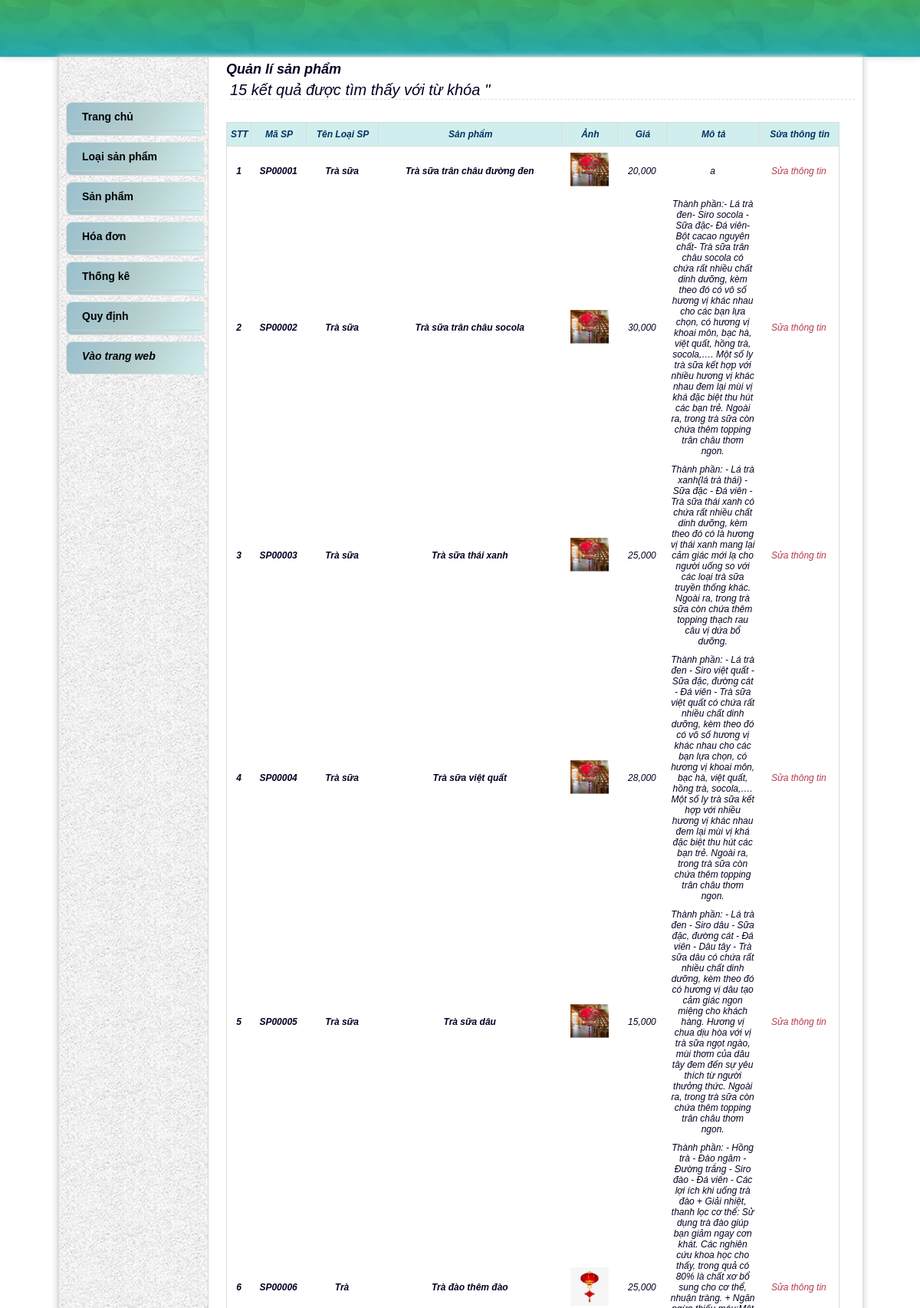
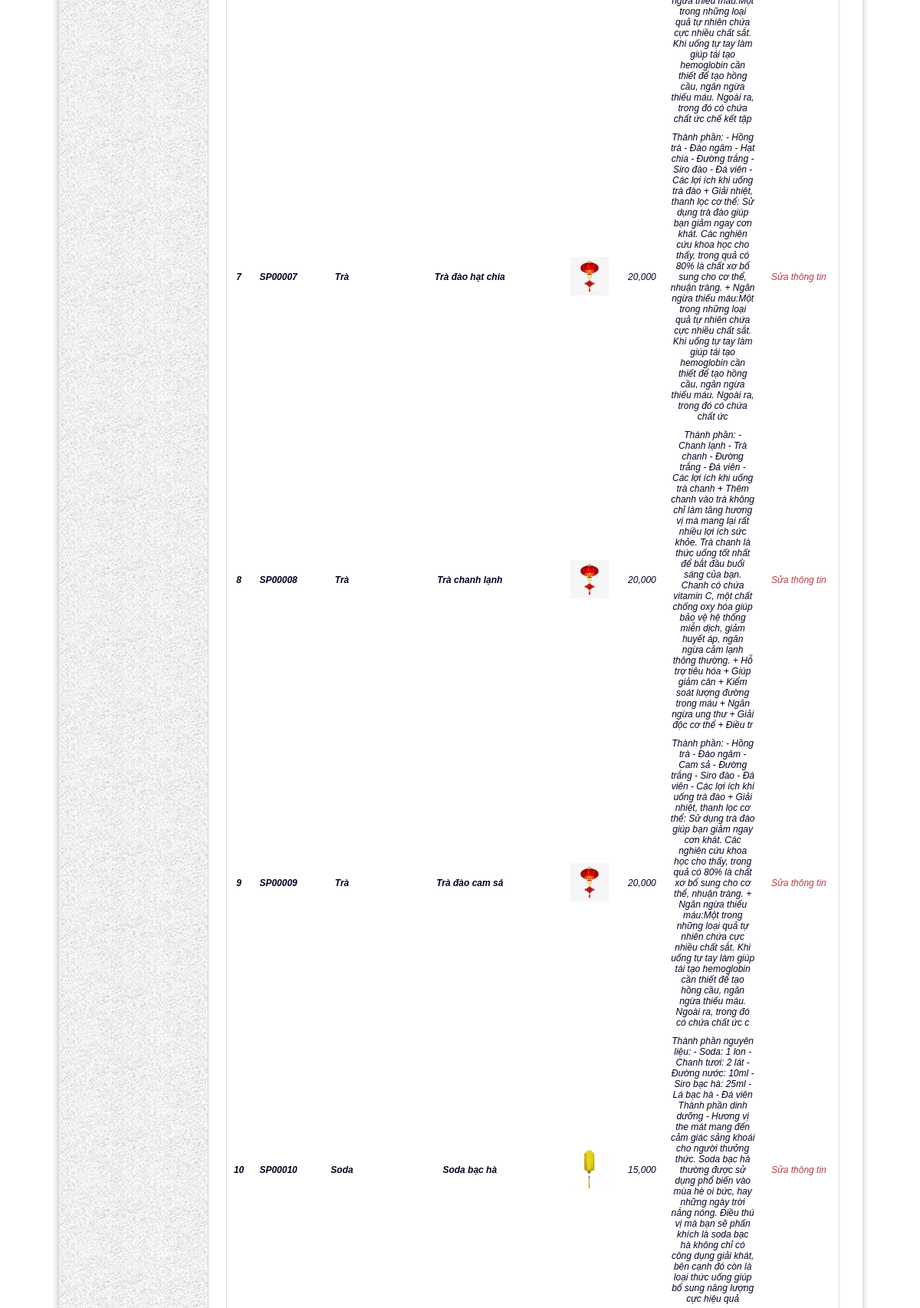
Screenshot of /SourceCode/Front_end/Web/admin/timkiemSanPham.php (upper part) with the database file from the repository (2 pictures, top to bottom).
### tables this page shows
CREATE TABLE `sanpham` (
  `MaSP` varchar(7) NOT NULL,
  `MaLoaiSP` varchar(7) DEFAULT NULL,
  `TenSP` varchar(40) DEFAULT NULL,
  `HinhAnh` varchar(150) DEFAULT NULL,
  `Gia` int(11) DEFAULT NULL,
  `MoTa` varchar(500) NOT NULL
);

CREATE TABLE `loaisanpham` (
  `MaLoaiSP` varchar(7) NOT NULL,
  `TenLoaiSP` varchar(40) DEFAULT NULL,
  `HinhAnh` varchar(100) NOT NULL
);

### SourceCode/Front_end/Web/admin/model/sanpham.php (called while the page is built, shortened)
<?php
    function search_sanpham($search) {
        $conn = connect();
        $sql1 = "select * from sanpham  as sp, loaisanpham as lsp where sp.MaLoaiSP= lsp.MaLoaiSP and ( masp like '%".$search."%' or tensp like '%".$search."%' or mota like '%".$search."%' or gia like '%".$search."%' or TenLoaiSP like '%".$search."%')";
        $result = mysqli_query($conn,$sql1) or die('<p>Không thể thực thi câu truy vấn.</p>');
        return $result;
    }
?>

### SourceCode/Front_end/Web/admin/timkiemSanPham.php (the view, shortened to what this page needs)
<!DOCTYPE html>
<html>
<head>
        <c:set var="root" value="${pageContext.request.contextPath}"/>
        <link href="css/mos-style.css" rel='stylesheet'type='text/css' />
</head>
<body>
    <?php include "parts/header.php"?>
    <div id="wrapper">
        <?php include "parts/menu.php"?>
        <div id="rightContent">
        <h2>Quản lí sản phẩm</h2>
        <?php require_once(__DIR__."\model\sanpham.php");?>
        <?php $keyword= $_GET['keyword'];
             $list_sanpham = search_sanpham($keyword) ;
             $search = isset($keyword)?$keyword:'';
        $num = mysqli_num_rows(search_sanpham($search));
        if ($num>0) { ?>
            <h3><?php echo $num ?> kết quả được tìm thấy với từ khóa '<?php echo $keyword ?>'</h3><br>
            <table class='data' id = 'sanphamTables'>
             <tr class='data'>
                <th  class='data'width='30px'>STT</th>
                <th class='data'id = "masp">Mã SP</th>
                <th class='data'>Tên Loại SP</th>
                <th class='data'>Sản phẩm</th>
                <th class='data'>Ảnh</th>
                <th class='data'>Giá</th>
                <th class='data'>Mô tả</th>
                <th class='data'>Sửa thông tin</th>
            </tr>
                <?php $i=0 ; ?>
                <?php while ($sanpham= mysqli_fetch_array($list_sanpham)){ ?>
                    <tr >
                        <?php $i= $i +1; ?>
                        <td ><h4 ><?php echo $i; ?></h4></td>
                        <td ><h4 ><?php echo $sanpham['MaSP']; ?></h4></td>
                        <td ><h4 ><?php echo $sanpham['TenLoaiSP'] ?></h4></td>
                        <td >
                            <h4 ><?php echo $sanpham['TenSP']; ?></h4>
                        </td>
                        <?php $img = $sanpham['HinhAnh']; ?>
                        <td><?php echo '<img src="img/product-img/' .$img. '?time=' . time() . '" style="max-width:50px;" />'; ?></td>
                        <td ><?php echo $sanpham ? number_format($sanpham['Gia'],0,',',',') : 0; ?></td>
                        <td style="width: 15%" name = 'mota'><?php echo $sanpham['MoTa'] ?></td>
                        <td >
                            <a href="suaSanPham.php?masp=<?php echo $sanpham['MaSP']; ?>">Sửa thông tin</a>
                        </td>
                    </tr>
                <?php } ?>
            </table>
            <?php }
            else {?>
                   <h3>Không tìm thấy bất kì sản phẩm nào với từ khóa '<?php echo $keyword ?>'</h3>
            <?PHP } ?>
        </div>
        <?php include "parts/footer.php"?>
        </div>
    </body>
</html>

### SourceCode/Front_end/Web/admin/css/mos-style.css (style rules this page uses)
body { background: url(../images/latar.jpg); margin: 0; padding: 0; font-family: Arial; font-size: 12px; color: #2e2e2e; text-align: center; }
img { border: none; }
a { color: #527e19; text-decoration: none; }
table { border:none;font-size: 12px; }
td { border:none; padding: 5px; }
table.data { border: 1px solid #dcdcdc; margin: 10px 0px 20px 0px; width: 97%; border-collapse: collapse;font-size: 12px; text-align: center; }
th.data { padding: 8px 4px 8px 4px;border: 1.5px solid #dcdcdc; background-color:#D1EEEE ;text-shadow: 1px 0px #003362;color:#0000; }
tr.data { background: #fff }
#wrapper { width: 1050px; padding: 0px 0 0 0; position: relative; border-left: 1px solid #dcdcdc; border-right: 1px solid #dcdcdc; border-bottom: 1px solid #dcdcdc; float: center; margin: auto; text-align: center; background: #fff url(../img/bg_kiri.png) repeat-y; -moz-box-shadow: 0px 0px 8px #dcdcdc; -webkit-box-shadow: 0px 0px 8px #dcdcdc; }
#rightContent { width: 835px; padding: 5px; float: right; border-left: 0px solid #dcdcdc; text-align: left; color: #000022; }
#rightContent h3 { font-size: 20px; font-weight: normal; padding: 0; margin: 5px; border-bottom: 1px dashed #dcdcdc; }

### SourceCode/Front_end/Web/admin/parts/menu.php (style rules this page uses)
* { margin: 0; padding: 0; -webkit-box-sizing: border-box; -moz-box-sizing: border-box; box-sizing: border-box; }
a { color: #b63b4d; text-decoration: none; }

### rows the page displays
sanpham: MaSP "SP00001", MaLoaiSP.TenLoaiSP "Trà sữa", TenSP "Trà sữa trân châu đường đen", MaLoaiSP.HinhAnh (picture), Gia "20,000", MoTa "a"
sanpham: MaSP "SP00002", MaLoaiSP.TenLoaiSP "Trà sữa", TenSP "Trà sữa trân châu socola", MaLoaiSP.HinhAnh (picture), Gia "30,000", MoTa "Thành phần:- Lá trà đen- Siro socola - Sữa đặc- Đá viên- Bột cacao nguyên chất- Trà sữa trân châu socola có chứa rất nhiều chất dinh dưỡng, kèm theo đó có vô số hương vị khác nhau cho các bạn lựa chọn, có hương vị khoai môn, bạc hà, việt quất, hồng trà, socola,…. Một số ly trà sữa kết hợp với nhiều hương vị khác nhau đem lại mùi vị khá đặc biệt thu hút các bạn trẻ. Ngoài ra, trong trà sữa còn chứa thêm topping trân châu thơm ngon."
sanpham: MaSP "SP00003", MaLoaiSP.TenLoaiSP "Trà sữa", TenSP "Trà sữa thái xanh", MaLoaiSP.HinhAnh (picture), Gia "25,000", MoTa "Thành phần: - Lá trà xanh(lá trà thái) - Sữa đặc - Đá viên - Trà sữa thái xanh có chứa rất nhiều chất dinh dưỡng, kèm theo đó có là hương vị thái xanh mang lại cảm giác mới lạ cho người uống so với các loại trà sữa truyền thống khác. Ngoài ra, trong trà sữa còn chứa thêm topping thạch rau câu vị dứa bổ dưỡng."
sanpham: MaSP "SP00004", MaLoaiSP.TenLoaiSP "Trà sữa", TenSP "Trà sữa việt quất", MaLoaiSP.HinhAnh (picture), Gia "28,000", MoTa "Thành phần: - Lá trà đen - Siro việt quất - Sữa đặc, đường cát - Đá viên - Trà sữa việt quất có chứa rất nhiều chất dinh dưỡng, kèm theo đó có vô số hương vị khác nhau cho các bạn lựa chọn, có hương vị khoai môn, bạc hà, việt quất, hồng trà, socola,…. Một số ly trà sữa kết hợp với nhiều hương vị khác nhau đem lại mùi vị khá đặc biệt thu hút các bạn trẻ. Ngoài ra, trong trà sữa còn chứa thêm topping trân châu thơm ngon."
sanpham: MaSP "SP00005", MaLoaiSP.TenLoaiSP "Trà sữa", TenSP "Trà sữa dâu", MaLoaiSP.HinhAnh (picture), Gia "15,000", MoTa "Thành phần: - Lá trà đen - Siro dâu - Sữa đặc, đường cát - Đá viên - Dâu tây - Trà sữa dâu có chứa rất nhiều chất dinh dưỡng, kèm theo đó có hương vị dâu tạo cảm giác ngon miệng cho khách hàng. Hương vị chua dịu hòa với vị trà sữa ngọt ngào, mùi thơm của dâu tây đem đến sự yêu thích từ người thưởng thức. Ngoài ra, trong trà sữa còn chứa thêm topping trân châu thơm ngon."
sanpham: MaSP "SP00006", MaLoaiSP.TenLoaiSP "Trà", TenSP "Trà đào thêm đào", MaLoaiSP.HinhAnh (picture), Gia "25,000", MoTa "Thành phần: - Hồng trà - Đào ngâm - Đường trắng - Siro đào - Đá viên - Các lợi ích khi uống trà đào + Giải nhiệt, thanh lọc cơ thể: Sử dụng trà đào giúp bạn giảm ngay cơn khát. Các nghiên cứu khoa học cho thấy, trong quả có 80% là chất xơ bổ sung cho cơ thể, nhuận tràng. + Ngăn ngừa thiếu máu:Một trong những loại quả tự nhiên chứa cực nhiều chất sắt. Khi uống tự tay làm giúp tái tạo hemoglobin cần thiết để tạo hồng cầu, ngăn ngừa thiếu máu. Ngoài ra, trong đó có chứa chất ức chế kết tập"
sanpham: MaSP "SP00007", MaLoaiSP.TenLoaiSP "Trà", TenSP "Trà đào hạt chia", MaLoaiSP.HinhAnh (picture), Gia "20,000", MoTa "Thành phần: - Hồng trà - Đào ngâm - Hạt chia - Đường trắng - Siro đào - Đá viên - Các lợi ích khi uống trà đào + Giải nhiệt, thanh lọc cơ thể: Sử dụng trà đào giúp bạn giảm ngay cơn khát. Các nghiên cứu khoa học cho thấy, trong quả có 80% là chất xơ bổ sung cho cơ thể, nhuận tràng. + Ngăn ngừa thiếu máu:Một trong những loại quả tự nhiên chứa cực nhiều chất sắt. Khi uống tự tay làm giúp tái tạo hemoglobin cần thiết để tạo hồng cầu, ngăn ngừa thiếu máu. Ngoài ra, trong đó có chứa chất ức"
sanpham: MaSP "SP00008", MaLoaiSP.TenLoaiSP "Trà", TenSP "Trà chanh lạnh", MaLoaiSP.HinhAnh (picture), Gia "20,000", MoTa "Thành phần: - Chanh lạnh - Trà chanh - Đường trắng - Đá viên - Các lợi ích khi uống trà chanh + Thêm chanh vào trà không chỉ làm tăng hương vị mà mang lại rất nhiều lợi ích sức khỏe. Trà chanh là thức uống tốt nhất để bắt đầu buổi sáng của bạn. Chanh có chứa vitamin C, một chất chống oxy hóa giúp bảo vệ hệ thống miễn dịch, giảm huyết áp, ngăn ngừa cảm lạnh thông thường. + Hỗ trợ tiêu hóa + Giúp giảm cân + Kiểm soát lượng đường trong máu + Ngăn ngừa ung thư + Giải độc cơ thể + Điều tr"
sanpham: MaSP "SP00009", MaLoaiSP.TenLoaiSP "Trà", TenSP "Trà đào cam sả", MaLoaiSP.HinhAnh (picture), Gia "20,000", MoTa "Thành phần: - Hồng trà - Đào ngâm - Cam sả - Đường trắng - Siro đào - Đá viên - Các lợi ích khi uống trà đào + Giải nhiệt, thanh lọc cơ thể: Sử dụng trà đào giúp bạn giảm ngay cơn khát. Các nghiên cứu khoa học cho thấy, trong quả có 80% là chất xơ bổ sung cho cơ thể, nhuận tràng. + Ngăn ngừa thiếu máu:Một trong những loại quả tự nhiên chứa cực nhiều chất sắt. Khi uống tự tay làm giúp tái tạo hemoglobin cần thiết để tạo hồng cầu, ngăn ngừa thiếu máu. Ngoài ra, trong đó có chứa chất ức c"
sanpham: MaSP "SP00010", MaLoaiSP.TenLoaiSP "Soda", TenSP "Soda bạc hà", MaLoaiSP.HinhAnh (picture), Gia "15,000", MoTa "Thành phần nguyên liệu: - Soda: 1 lon - Chanh tươi: 2 lát - Đường nước: 10ml - Siro bạc hà: 25ml - Lá bạc hà - Đá viên Thành phần dinh dưỡng - Hương vị the mát mang đến cảm giác sảng khoái cho người thưởng thức. Soda bạc hà thường được sử dụng phổ biến vào mùa hè oi bức, hay những ngày trời nắng nóng. Điều thú vị mà bạn sẽ phấn khích là soda bạc hà không chỉ có công dụng giải khát, bên cạnh đó còn là loại thức uống giúp bổ sung năng lượng cực hiệu quả"

### other values shown
$num "15"
